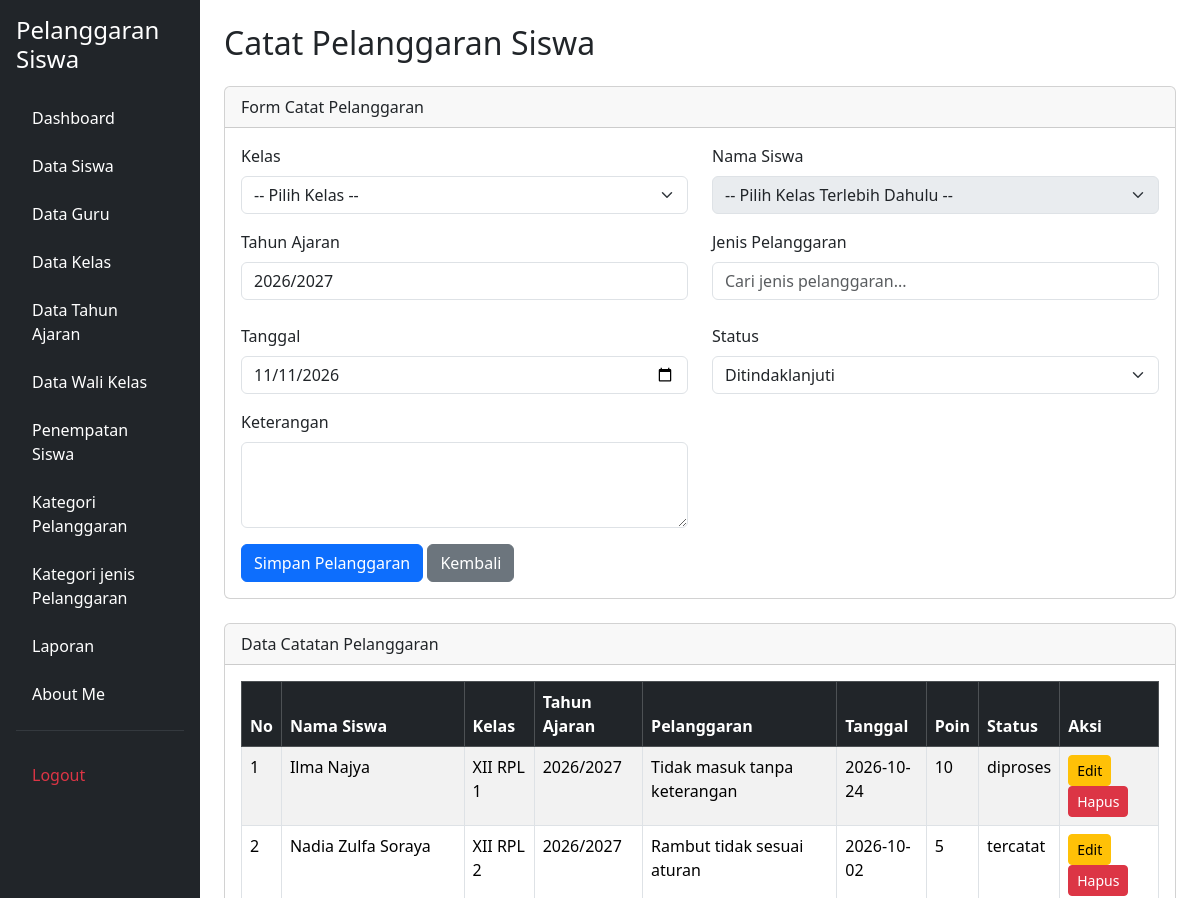
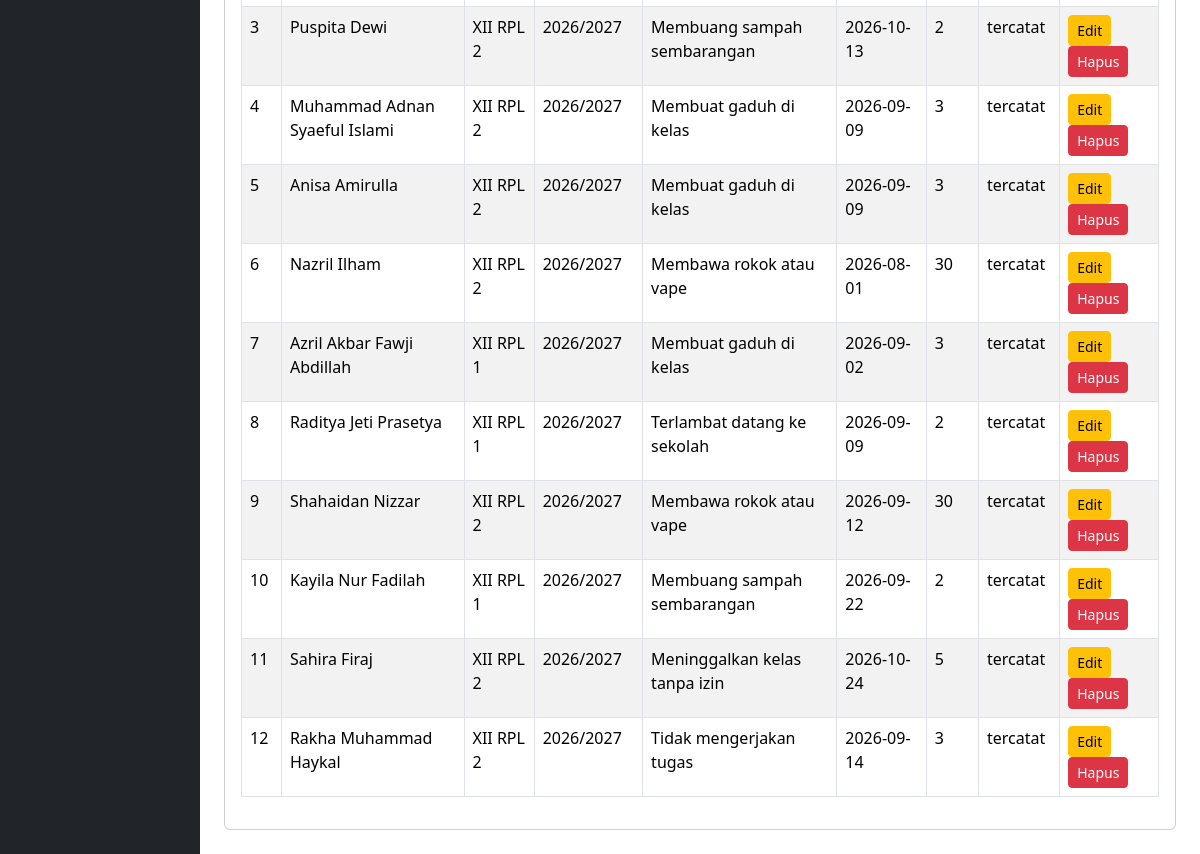
Screenshot of /catat_pelanggaran.php (signed in) with the database file from the repository (2 pictures, top to bottom).
### tables this page shows
CREATE TABLE `t_tahun_ajaran` (
  `id` int(11) NOT NULL,
  `nama` varchar(20) DEFAULT NULL,
  `tanggal_mulai` date NOT NULL,
  `tanggal_selesai` date NOT NULL,
  `status_aktif` tinyint(1) NOT NULL,
  `created_at` timestamp NOT NULL DEFAULT current_timestamp(),
  `updated_at` timestamp NOT NULL DEFAULT current_timestamp()
);

CREATE TABLE `t_pelanggaran_siswa` (
  `id` int(11) NOT NULL,
  `tahun_ajaran_id` int(11) DEFAULT NULL,
  `siswa_id` int(11) DEFAULT NULL,
  `nama_siswa` varchar(150) NOT NULL,
  `kelas_id` int(11) DEFAULT NULL,
  `nama_kelas` varchar(100) NOT NULL,
  `pelanggaran_id` int(11) DEFAULT NULL,
  `nama_pelanggaran` varchar(150) NOT NULL,
  `pelanggaran_kategori_id` int(11) DEFAULT NULL,
  `guru_id` int(11) DEFAULT NULL,
  `nama_guru` varchar(150) NOT NULL,
  `tanggal` date DEFAULT NULL,
  `keterangan` text NOT NULL,
  `poin` int(11) NOT NULL,
  `tindakan` text NOT NULL,
  `status` varchar(30) NOT NULL,
  `created_at` timestamp NOT NULL DEFAULT current_timestamp(),
  `updated_at` timestamp NOT NULL DEFAULT current_timestamp()
);

CREATE TABLE `t_siswa` (
  `id` int(11) NOT NULL,
  `nis` varchar(10) DEFAULT NULL,
  `nisn` varchar(10) NOT NULL,
  `nama` varchar(150) DEFAULT NULL,
  `jenis_kelamin` char(1) NOT NULL,
  `tanggal_lahir` date NOT NULL,
  `alamat` text NOT NULL,
  `status_aktif` tinyint(1) NOT NULL,
  `created_at` timestamp NOT NULL DEFAULT current_timestamp(),
  `updated_at` timestamp NOT NULL DEFAULT current_timestamp()
);

CREATE TABLE `t_kelas` (
  `id` int(11) NOT NULL,
  `nama` varchar(100) DEFAULT NULL,
  `tingkat` varchar(20) NOT NULL,
  `jurusan` varchar(100) NOT NULL,
  `status_aktif` tinyint(1) NOT NULL,
  `created_at` timestamp NOT NULL DEFAULT current_timestamp(),
  `updated_at` timestamp NOT NULL DEFAULT current_timestamp()
);

CREATE TABLE `t_pelanggaran` (
  `id` int(11) NOT NULL,
  `pelanggaran_kategori_id` int(11) DEFAULT NULL,
  `kode` varchar(30) DEFAULT NULL,
  `nama` varchar(150) DEFAULT NULL,
  `poin` int(11) NOT NULL,
  `deskripsi` text NOT NULL,
  `status_aktif` tinyint(1) NOT NULL,
  `created_at` timestamp NOT NULL DEFAULT current_timestamp(),
  `updated_at` timestamp NOT NULL DEFAULT current_timestamp()
);

### catat_pelanggaran.php (the view, shortened to what this page needs)
<?php
include 'config/koneksi.php';
$tahun = mysqli_query(
    $koneksi,
    "SELECT id, nama
     FROM t_tahun_ajaran
     WHERE status_aktif = 1
     ORDER BY id DESC
     LIMIT 1"
);
$tahunAktif = mysqli_fetch_assoc($tahun);
$sql = "SELECT
            ps.*,
            ta.nama AS tahun_ajaran,
            s.nis,
            s.nama AS nama_siswa,
            k.nama AS nama_kelas,
            p.nama AS nama_pelanggaran
        FROM t_pelanggaran_siswa ps
        LEFT JOIN t_tahun_ajaran ta
            ON ps.tahun_ajaran_id = ta.id
        LEFT JOIN t_siswa s
            ON ps.siswa_id = s.id
        LEFT JOIN t_kelas k
            ON ps.kelas_id = k.id
        LEFT JOIN t_pelanggaran p
            ON ps.pelanggaran_id = p.id
        ORDER BY ps.id DESC";
$hasil = mysqli_query($koneksi, $sql);
?>
<!DOCTYPE html>
<html lang="id">
<head>
    <link href="https://cdn.jsdelivr.net/npm/bootstrap@5.3.8/dist/css/bootstrap.min.css"
          rel="stylesheet">
</head>
<body>
<div class="container-fluid">
    <div class="row">
        <?php include 'layout/sidebar.php'; ?>
        <main class="col-md-9 col-lg-10 p-4">
            <h2 class="mb-4">Catat Pelanggaran Siswa</h2>
            <div class="card mb-4">
                <div class="card-header">
                    Form Catat Pelanggaran
                </div>
                <div class="card-body">
                    <form action="proses_simpan_pelanggaran.php"
                          method="POST"
                          id="formPelanggaran">
                        <div class="row">
                            <div class="col-md-6 mb-3">
                                <label class="form-label">Kelas</label>
                                <select name="kelas_id"
                                        id="kelas"
                                        class="form-select"
                                        required>
                                    <option value="">-- Pilih Kelas --</option>
                                </select>
                            </div>
                            <div class="col-md-6 mb-3">
                                <label class="form-label">Nama Siswa</label>
                                <select name="siswa_id"
                                        id="siswa"
                                        class="form-select"
                                        required
                                        disabled>
                                    <option value="">
                                        -- Pilih Kelas Terlebih Dahulu --
                                    </option>
                                </select>
                            </div>
                            <div class="col-md-6 mb-3">
                                <label class="form-label">Tahun Ajaran</label>
                                <?php if ($tahunAktif) { ?>
                                    <input type="text"
                                           class="form-control"
                                           value="<?php echo htmlspecialchars($tahunAktif['nama']); ?>"
                                           readonly>
                                <?php } ?>
                            </div>
                            <div class="col-md-6 mb-3">
                                <label class="form-label">
                                    Jenis Pelanggaran
                                </label>
                                <input type="text"
                                       id="cariPelanggaran"
                                       class="form-control"
                                       placeholder="Cari jenis pelanggaran..."
                                       autocomplete="off"
                                       required>
                            </div>
                            <div class="col-md-6 mb-3">
                                <label class="form-label">Tanggal</label>
                                <input type="date"
                                       name="tanggal"
                                       class="form-control"
                                       value="<?php echo date('Y-m-d'); ?>"
                                       required>
                            </div>
                            <div class="col-md-6 mb-3">
                                <label class="form-label">Status</label>
                                <select name="status"
                                        class="form-select"
                                        required>
                                    <option value="Ditindaklanjuti">
                                        Ditindaklanjuti
                                    </option>
                                </select>
                            </div>
                            <div class="col-md-6 mb-3">
                                <label class="form-label">Keterangan</label>
                                <textarea name="keterangan"
                                          class="form-control"
                                          rows="3"></textarea>
                            </div>
                        </div>
                        <button type="submit"
                                class="btn btn-primary"
                                <?php echo !$tahunAktif ? 'disabled' : ''; ?>>
                            Simpan Pelanggaran
                        </button>
                        <a href="dashboard.php"
                           class="btn btn-secondary">
                            Kembali
                        </a>
                    </form>
                </div>
            </div>
            <div class="card">
                <div class="card-header">
                    Data Catatan Pelanggaran
                </div>
                <div class="card-body">
                    <div class="table-responsive">
                        <table class="table table-bordered table-striped">
                            <thead class="table-dark">
                                <tr>
                                    <th>No</th>
                                    <th>Nama Siswa</th>
                                    <th>Kelas</th>
                                    <th>Tahun Ajaran</th>
                                    <th>Pelanggaran</th>
                                    <th>Tanggal</th>
                                    <th>Poin</th>
                                    <th>Status</th>
                                    <th>Aksi</th>
                                </tr>
                            </thead>
                            <tbody>
                            <?php $no = 1; ?>
                            <?php while ($row = mysqli_fetch_assoc($hasil)) { ?>
                                <tr>
                                    <td>
                                        <?php echo $no++; ?>
                                    </td>
                                    <td>
                                        <?php echo htmlspecialchars($row['nama_siswa'] ?? '-'); ?>
                                    </td>
                                    <td>
                                        <?php echo htmlspecialchars($row['nama_kelas'] ?? '-'); ?>
                                    </td>
                                    <td>
                                        <?php echo htmlspecialchars($row['tahun_ajaran'] ?? '-'); ?>
                                    </td>
                                    <td>
                                        <?php echo htmlspecialchars($row['nama_pelanggaran'] ?? '-'); ?>
                                    </td>
                                    <td>
                                        <?php echo htmlspecialchars($row['tanggal'] ?? '-'); ?>
                                    </td>
                                    <td>
                                        <?php echo htmlspecialchars($row['poin'] ?? '0'); ?>
                                    </td>
                                    <td>
                                        <?php echo htmlspecialchars($row['status'] ?? '-'); ?>
                                    </td>
                                    <td>
                                        <a href="edit_catat_pelanggaran.php?id=<?php echo $row['id']; ?>"
                                           class="btn btn-warning btn-sm">
                                            Edit
                                        </a>
                                        <a href="hapus_pelanggaran.php?id=<?php echo $row['id']; ?>"
                                           class="btn btn-danger btn-sm"
                                           onclick="return confirm('Yakin ingin menghapus pelanggaran ini?')">
                                            Hapus
                                        </a>
                                    </td>
                                </tr>
                            <?php } ?>
                            </tbody>
                        </table>
                    </div>
                </div>
            </div>
        </main>
    </div>
</div>
</body>
</html>

### layout/sidebar.php (shortened to what this page needs)
<?php
$current_page = basename($_SERVER['PHP_SELF']);
if ($_SESSION['role'] === "admin") {
?>
    <div class="col-md-3 col-lg-2 bg-dark min-vh-100 p-3">
        <h4 class="text-white mb-4">
            Pelanggaran Siswa
        </h4>
        <ul class="nav nav-pills flex-column">
            <li class="nav-item mb-2">
                <a href="dashboard.php"
                   class="nav-link <?= ($current_page == 'dashboard.php') ? 'active' : 'text-white' ?>">
                    Dashboard
                </a>
            </li>
            <li class="nav-item mb-2">
                <a href="kelola_siswa.php"
                   class="nav-link <?= ($current_page == 'kelola_siswa.php') ? 'active' : 'text-white' ?>">
                    Data Siswa
                </a>
            </li>
            <li class="nav-item mb-2">
                <a href="kelola_guru.php"
                   class="nav-link <?= ($current_page == 'kelola_guru.php') ? 'active' : 'text-white' ?>">
                    Data Guru
                </a>
            </li>
            <li class="nav-item mb-2">
                <a href="kelola_kelas.php"
                   class="nav-link <?= ($current_page == 'kelola_kelas.php') ? 'active' : 'text-white' ?>">
                    Data Kelas
                </a>
            </li>
            <li class="nav-item mb-2">
                <a href="kelola_tahun_ajaran.php"
                   class="nav-link <?= ($current_page == 'kelola_tahun_ajaran.php') ? 'active' : 'text-white' ?>">
                    Data Tahun Ajaran
                </a>
            </li>
            <li class="nav-item mb-2">
                <a href="kelola_wali_kelas.php"
                   class="nav-link <?= ($current_page == 'kelola_wali_kelas.php') ? 'active' : 'text-white' ?>">
                    Data Wali Kelas
                </a>
            </li>
            <li class="nav-item mb-2">
                <a href="penempatan_siswa.php"
                   class="nav-link <?= ($current_page == 'penempatan_siswa.php') ? 'active' : 'text-white' ?>">
                    Penempatan Siswa
                </a>
            </li>
            <li class="nav-item mb-2">
                <a href="kelola_pelanggaran_kategori.php"
                   class="nav-link <?= ($current_page == 'kelola_pelanggaran_kategori.php') ? 'active' : 'text-white' ?>">
                    Kategori Pelanggaran
                </a>
            </li>
            <li class="nav-item mb-2">
                <a href="kelola_jenis_pelanggaran.php"
                   class="nav-link <?= ($current_page == 'kelola_jenis_pelanggaran.php') ? 'active' : 'text-white' ?>">
                    Kategori jenis Pelanggaran
                </a>
            </li>
               <li class="nav-item mb-2">
                <a href="laporan.php"
                class="nav-link <?= ($current_page == 'laporan.php') ? 'active' : 'text-white' ?>">
                    Laporan
                </a>
            </li>
                    <li class="nav-item mb-2">
                <a href="about_me.php"
                class="nav-link <?= ($current_page == 'about_me.php') ? 'active' : 'text-white' ?>">
                    About Me
                </a>
            <hr class="text-secondary">
            <li class="nav-item">
                <a href="logout.php" class="nav-link text-danger">
                    Logout
                </a>
            </li>
        </ul>
    </div>
<?php
}
?>

### rows the page displays
t_tahun_ajaran: nama "2026/2027"
t_pelanggaran_siswa: siswa.nama "Ilma Najya", kelas.nama "XII RPL 1", tahun_ajaran.nama "2026/2027", pelanggaran.nama "Tidak masuk tanpa keterangan", tanggal "2026-10-24", poin "10", status "diproses"
t_pelanggaran_siswa: siswa.nama "Nadia Zulfa Soraya", kelas.nama "XII RPL 2", tahun_ajaran.nama "2026/2027", pelanggaran.nama "Rambut tidak sesuai aturan", tanggal "2026-10-02", poin "5", status "tercatat"
t_pelanggaran_siswa: siswa.nama "Puspita Dewi", kelas.nama "XII RPL 2", tahun_ajaran.nama "2026/2027", pelanggaran.nama "Membuang sampah sembarangan", tanggal "2026-10-13", poin "2", status "tercatat"
t_pelanggaran_siswa: siswa.nama "Muhammad Adnan Syaeful Islami", kelas.nama "XII RPL 2", tahun_ajaran.nama "2026/2027", pelanggaran.nama "Membuat gaduh di kelas", tanggal "2026-09-09", poin "3", status "tercatat"
t_pelanggaran_siswa: siswa.nama "Anisa Amirulla", kelas.nama "XII RPL 2", tahun_ajaran.nama "2026/2027", pelanggaran.nama "Membuat gaduh di kelas", tanggal "2026-09-09", poin "3", status "tercatat"
t_pelanggaran_siswa: siswa.nama "Nazril Ilham", kelas.nama "XII RPL 2", tahun_ajaran.nama "2026/2027", pelanggaran.nama "Membawa rokok atau vape", tanggal "2026-08-01", poin "30", status "tercatat"
t_pelanggaran_siswa: siswa.nama "Azril Akbar Fawji Abdillah", kelas.nama "XII RPL 1", tahun_ajaran.nama "2026/2027", pelanggaran.nama "Membuat gaduh di kelas", tanggal "2026-09-02", poin "3", status "tercatat"
t_pelanggaran_siswa: siswa.nama "Raditya Jeti Prasetya", kelas.nama "XII RPL 1", tahun_ajaran.nama "2026/2027", pelanggaran.nama "Terlambat datang ke sekolah", tanggal "2026-09-09", poin "2", status "tercatat"
t_pelanggaran_siswa: siswa.nama "Shahaidan Nizzar", kelas.nama "XII RPL 2", tahun_ajaran.nama "2026/2027", pelanggaran.nama "Membawa rokok atau vape", tanggal "2026-09-12", poin "30", status "tercatat"
t_pelanggaran_siswa: siswa.nama "Kayila Nur Fadilah", kelas.nama "XII RPL 1", tahun_ajaran.nama "2026/2027", pelanggaran.nama "Membuang sampah sembarangan", tanggal "2026-09-22", poin "2", status "tercatat"
t_pelanggaran_siswa: siswa.nama "Sahira Firaj", kelas.nama "XII RPL 2", tahun_ajaran.nama "2026/2027", pelanggaran.nama "Meninggalkan kelas tanpa izin", tanggal "2026-10-24", poin "5", status "tercatat"
t_pelanggaran_siswa: siswa.nama "Rakha Muhammad Haykal", kelas.nama "XII RPL 2", tahun_ajaran.nama "2026/2027", pelanggaran.nama "Tidak mengerjakan tugas", tanggal "2026-09-14", poin "3", status "tercatat"
